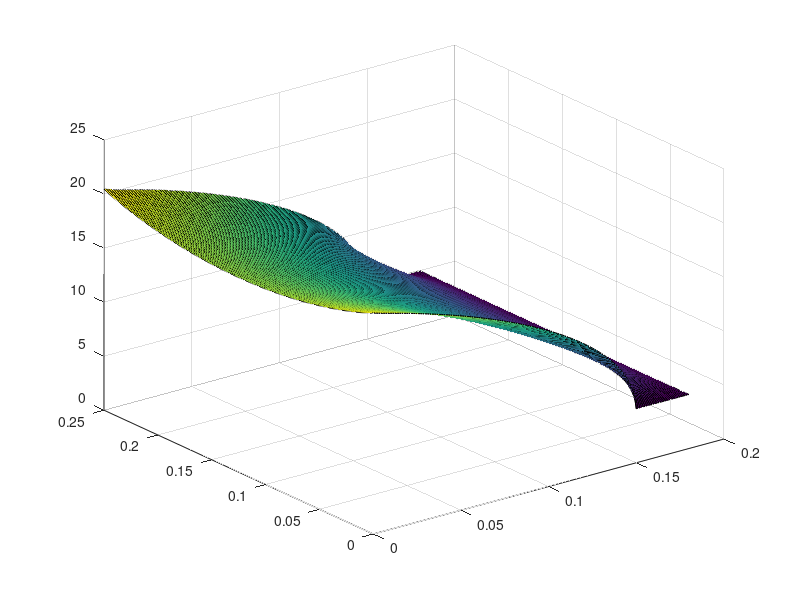
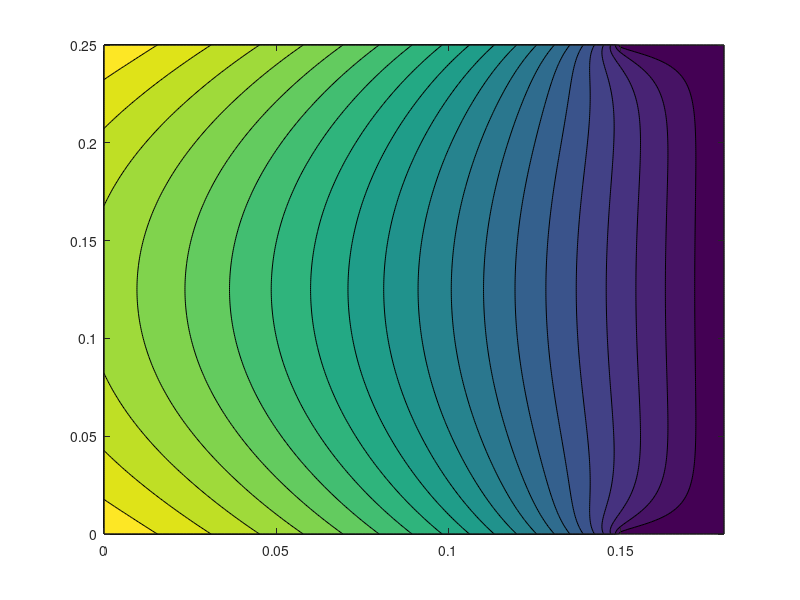
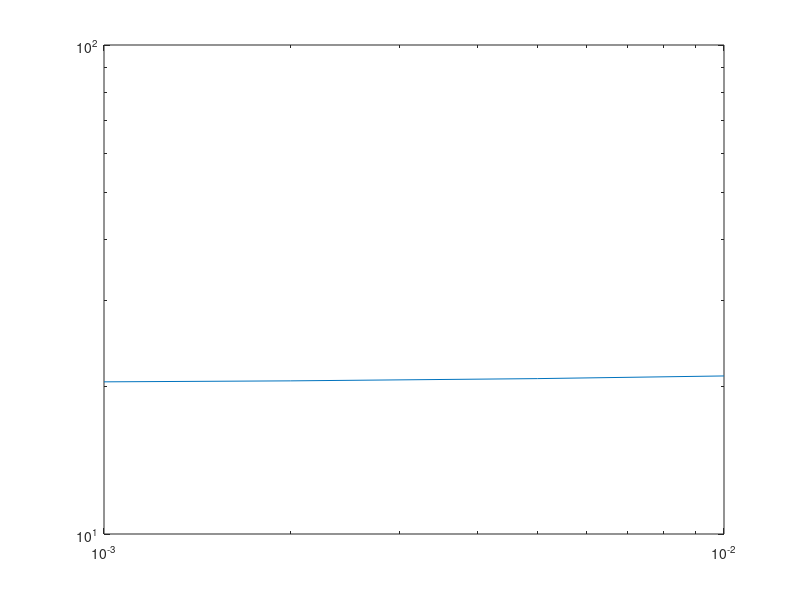

Write the MATLAB code that produced these figures, in order.
% A very long bar made of a material with a density of 170 kg/m³, specific heat of 210 J/kgK,
% and thermal conductivity of 2.5 W/mK has a rectangular cross-section and floats on the free surface
% of a large water basin.
% Initially, the bar is in thermal equilibrium with the surrounding environment (air at a temperature of 30°C),
% exchanging heat on all sides above the water surface with a heat transfer coefficient of 10 W/m²K,
% and is perfectly thermally coupled with the water at 5°C. 
% At a certain moment, a heater with negligible thickness is activated on the upper edge of the bar,
% in the position shown in Figure 2. The heater supplies the bar with a heat flux of 1 kW/m²,
% initiating a transient thermal process that alters the temperature distribution within the bar. 
% The thermal behavior of the bar is to be studied, specifically including the following on the generic 2D section:
% 
% a. Calculate the temperature map of the bar in the initial steady-state condition, identifying the thermal level
% and the location of the hottest point.
% 
% b. Perform an engineering study of the accuracy of the thermal level of the hottest point in the bar in the
% initial steady state, varying the spatial discretization parameters.
% 
% c. Analyze the thermal balance of the bar in the initial steady state to verify that the power entering the bar
% through the sides exposed to convection with the air is balanced by the power dissipated through the sides of the bar
% in contact with water.


% Laib 11, exercise 1
% Simone Canevarolo
% S269893
% 16/01/2025

clear all
close all
clc

base = 25e-2; % m
alt = 18e-2; % m
alt1 = 15e-2; % m
base1 = 20e-2; % m

rovol = 170; % kg/m^3
cp = 210; % K/kg/K
cond = 2.5; % W/m/K
Taria = 30+273; % K
hh = 10; % W/m^2/K
Th2o = 5+273; % K

qvol = 1e3; % W/m^3

dxvett = [1e-2 5e-3 2e-3 1e-3];
Tmaxvett = zeros(length(dxvett),1);

for zz = 1:length(dxvett)

    dx = dxvett(zz);
    dy = dx;

    xx = (0:dx:alt)';
    yy = (0:dy:base)';
    
    xx1 = (0:dx:alt1)';
    yy1 = (0:dy:base1)';
    
    Nx = length(xx);
    Ny = length(yy);
    
    Nx1 = length(xx1);
    Ny1 = length(yy1);
    
    Ntot = Nx*Ny;
    
    AA = sparse([],[],[],Ntot,Ntot,5*Ntot);
    [xmat,ymat] = meshgrid(xx,yy);


    for ii = 2:Nx-1
        for jj = 2:Ny-1
    
            kk = (jj-1)*Nx+ii;
            AA(kk,kk-Nx) = 1/2/dy^2;
            AA(kk,kk-1) = 1/2/dx^2;
            AA(kk,kk) = -1/dx^2-1/dy^2;
            AA(kk,kk+1) = 1/2/dx^2;
            AA(kk,kk+Nx) = 1/2/dy^2;
    
        end
    end
    
    bb = zeros(Ntot,1);
    
    
    % West - Robin
    
    jj = 1;
    for ii = 2:Nx1-1
    
        kk = (jj-1)*Nx+ii;
        AA(kk,kk-1) = cond/2/dx^2;
        AA(kk,kk) = -cond/dx^2-cond/dy^2-hh/dy;
        AA(kk,kk+1) = cond/2/dx^2;
        AA(kk,kk+Nx) = cond/dy^2;
        bb(kk) = -Taria*hh/dy;
    
    end
    
    
    % North - Robin
    
    ii = 1;
    for jj = 2:Ny-1
    
        kk = (jj-1)*Nx+ii;
        AA(kk,kk-Nx) = cond/2/dy^2;
        AA(kk,kk) = -cond/dx^2-cond/dy^2-hh/dx;
        AA(kk,kk+1) = cond/dx^2;
        AA(kk,kk+Nx) = cond/2/dy^2;
        bb(kk) = -Taria*hh/dx;
    
    end
    
    
    % East - Robin
    
    jj = Ny;
    for ii = 2:Nx1-1
    
        kk = (jj-1)*Nx+ii;
        AA(kk,kk-Nx) = cond/dy^2;
        AA(kk,kk-1) = cond/2/dx^2;
        AA(kk,kk) = -cond/dx^2-cond/dy^2-hh/dy;
        AA(kk,kk+1) = cond/2/dx^2;
        bb(kk) = -Taria*hh/dy;
    
    end
    
    
    % Northwest - Robin + Robin
    
    kk = 1;
    AA(kk,kk) = -cond/2/dx^2-cond/2/dy^2-hh*(1/dx+1/dy);
    AA(kk,kk+1) = cond/2/dx^2;
    AA(kk,kk+Nx) = cond/2/dy^2;
    bb(kk) = -Taria*hh*(1/dx+1/dy);
    
    
    % Northeast - Robin + Robin
    
    kk = Ntot-Nx+1;
    AA(kk,kk-Nx) = cond/2/dy^2;
    AA(kk,kk) = -cond/2/dx^2-cond/2/dy^2-hh*(1/dx+1/dy);
    AA(kk,kk+1) = cond/2/dx^2;
    bb(kk) = -Taria*hh*(1/dx+1/dy);
    
    
    % West (water) - Dirichlet
    
    kk = Nx1:Nx;
    AA(kk,:) = 0;
    AA(kk,kk) = eye(length(kk));
    bb(kk) = Th2o;
    
    
    % South (water) - Dirichlet
    
    kk = Nx:Nx:Ntot;
    AA(kk,:) = 0;
    AA(kk,kk) = eye(length(kk));
    bb(kk) = Th2o;
    
    
    % East (water) - Dirichlet
    
    kk = Ntot-Nx+Nx1:Ntot;
    AA(kk,:) = 0;
    AA(kk,kk) = eye(length(kk));
    bb(kk) = Th2o;
    
    
    TT = AA\bb;
    
    Tmaxvett(zz) = max(TT);

end

TTT = reshape(TT,Nx,Ny);

% Point A
figure(1)
surf(xmat,ymat,TTT'-273)

figure(2)
contourf(xmat,ymat,TTT'-273,20)

% Point B
figure(3)
loglog(dxvett,Tmaxvett-273)
